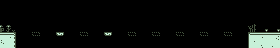

Rendered tile map (Tiled .tmx) drawn with the repository's tilesets; below, a short description and the map source with its tile grids summarised:
An orthogonal 70x12 tile map with 4x4 px tiles, 5 tile layers (background, platforms, switchBoard, falling, ...), 3 tilesets.

<map version="1.2" tiledversion="1.3.5" orientation="orthogonal" renderorder="right-down" width="70" height="12" tilewidth="4" tileheight="4" infinite="0" nextlayerid="13" nextobjectid="1">
 <tileset firstgid="1" source="Tilesets/Tileset1.tsx" />
 <tileset firstgid="101" source="Tilesets/switchBlocks.tsx" />
 <tileset firstgid="173" source="Tilesets/spawnSprites.tsx" />
 <layer id="11" name="background" width="70" height="12">
  <data>[840 cells, 43 non-empty, 14 distinct tile ids]</data>
 </layer>
 <layer id="2" name="platforms" width="70" height="12">
  <properties>
   <property name="Collidable" type="bool" value="true" />
  </properties>
  <data>[840 cells, 18 non-empty, 5 distinct tile ids]</data>
 </layer>
 <layer id="8" name="switchBoard" width="70" height="12">
  <properties>
   <property name="switchBlock" type="bool" value="true" />
   <property name="switchDelay" type="float" value="0.45" />
  </properties>
  <data>[840 cells, 18 non-empty, 4 distinct tile ids]</data>
 </layer>
 <layer id="12" name="falling" width="70" height="12">
  <properties>
   <property name="Falling" type="float" value="0.01" />
  </properties>
  <data>[840 cells, 0 non-empty, 0 distinct tile ids]</data>
 </layer>
 <layer id="10" name="spawnSprites" width="70" height="12">
  <properties>
   <property name="spawn" type="bool" value="true" />
  </properties>
  <data>[840 cells, 1 non-empty, 1 distinct tile ids]</data>
 </layer>
</map>
